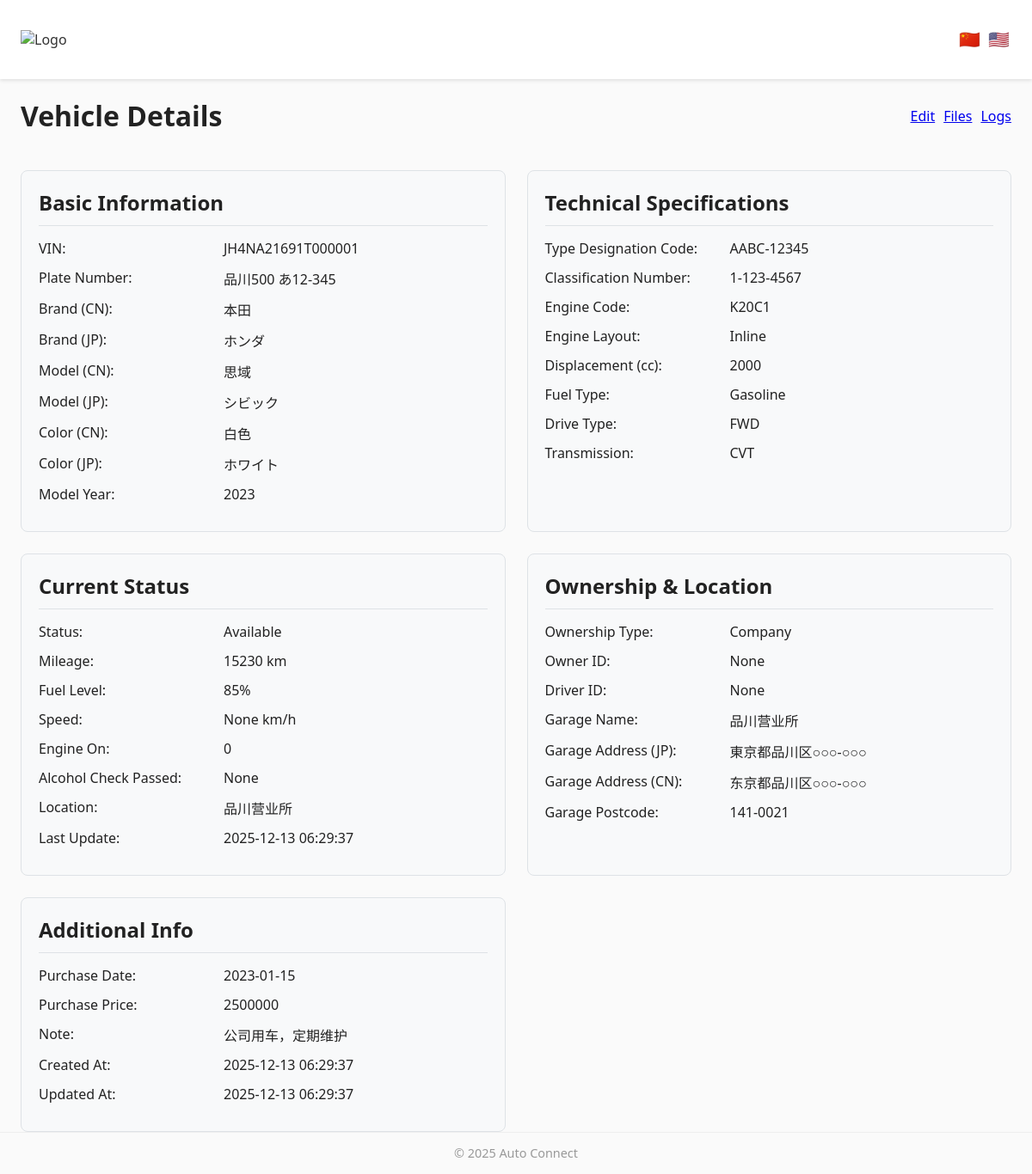
/vehicle/1, run on the app's committed database.
### tables this page shows
CREATE TABLE vehicle (
    id INTEGER PRIMARY KEY AUTOINCREMENT,
    vin TEXT UNIQUE,
    plate_no TEXT UNIQUE,
    brand_cn TEXT,
    brand_jp TEXT,
    model_cn TEXT,
    model_jp TEXT,
    color_cn TEXT,
    color_jp TEXT,
    model_year INTEGER,
    type_designation_code TEXT, -- 型式指定番号
    classification_number TEXT, -- 類別区分番号
    engine_code TEXT,
    engine_layout TEXT,
    displacement_cc INTEGER,
    fuel_type TEXT,
    drive_type TEXT,
    transmission TEXT,
    ownership_type TEXT,
    owner_id INTEGER,
    driver_id INTEGER,
    garage_name TEXT,
    garage_address_jp TEXT,
    garage_address_cn TEXT,
    garage_postcode TEXT,
    garage_lat REAL,
    garage_lng REAL,
    purchase_date DATE,
    purchase_price DECIMAL(10, 2),
    ext_json TEXT, -- 扩展字段
    note TEXT,
    created_at DATETIME DEFAULT CURRENT_TIMESTAMP,
    updated_at DATETIME DEFAULT CURRENT_TIMESTAMP
);

CREATE TABLE vehicle_status (
    id INTEGER PRIMARY KEY AUTOINCREMENT,
    vehicle_id INTEGER NOT NULL,
    status TEXT CHECK(status IN ('available', 'rented', 'maintenance', 'reserved', 'inactive')),
    mileage INTEGER,
    fuel_level INTEGER,
    speed INTEGER,
    engine_on BOOLEAN DEFAULT FALSE,
    alcohol_check_passed BOOLEAN DEFAULT NULL,
    location_lat REAL,
    location_lng REAL,
    location_desc TEXT,
    update_source TEXT CHECK(update_source IN ('manual', 'rental', 'maintenance', 'gps', 'alcohol_check', 'system')),
    update_time DATETIME DEFAULT CURRENT_TIMESTAMP,
    ext_json TEXT,
    FOREIGN KEY (vehicle_id) REFERENCES vehicle(id),
    UNIQUE(vehicle_id)
);

### app.py (the view)
@app.route('/vehicle/<int:vehicle_id>')
def vehicle_detail(vehicle_id):
    conn = get_db_connection()
    vehicle = conn.execute('SELECT * FROM vehicle WHERE id = ?', (vehicle_id,)).fetchone()
    vehicle_status = conn.execute('SELECT * FROM vehicle_status WHERE vehicle_id = ?', (vehicle_id,)).fetchone()
    conn.close()
    if vehicle:
        return render_template('vehicle/detail.html', vehicle=vehicle, vehicle_status=vehicle_status)
    else:
        return "Vehicle not found", 404

### app.py (called while the page is built)
def load_language_file(page_name, lang_code):
    try:
        filepath = f'langs/{page_name}.yaml'
        with open(filepath, 'r', encoding='utf-8') as file:
            lang_data = yaml.safe_load(file)
            return lang_data.get(lang_code, {})
    except FileNotFoundError:
        print(f"Language file not found: {filepath}")
        return {}

def select_locale():
    lang = request.args.get('lang')
    if lang in app.config['LANGUAGES']:
        return lang
    return app.config['BABEL_DEFAULT_LOCALE']

@app.before_request
def before_request():
    g.locale = select_locale()

@app.context_processor
def inject_common_vars():
    current_lang_code = g.locale if hasattr(g, 'locale') else select_locale()
    base_texts = load_language_file('base', current_lang_code)
    return dict(
        common={'menu': base_texts},
        current_lang=current_lang_code,
        lang_texts=lambda page: load_language_file(page, current_lang_code),
        translate_text=translate_text
    )

def get_db_connection():
    conn = sqlite3.connect('vehicle_system.db')
    conn.row_factory = sqlite3.Row  # 使结果可以通过列名访问
    return conn

### templates/vehicle/detail.html (shortened to what this page needs)
{% extends "base.html" %}
{% block content %}
<div class="vehicle-detail">
  <div class="detail-header">
    <h1 class="ac-title-main">Vehicle Details</h1>
    <div class="detail-actions">
      <a href="/vehicle/{{ vehicle.id }}/edit" class="btn btn-primary">Edit</a>
      <a href="/vehicle/{{ vehicle.id }}/files" class="btn btn-secondary">Files</a>
      <a href="/vehicle/{{ vehicle.id }}/logs" class="btn btn-secondary">Logs</a>
    </div>
  </div>
  <div class="detail-grid">
    <div class="info-section">
      <h2 class="ac-title-sub">Basic Information</h2>
      <div class="info-row">
        <label class="ac-field-label">VIN:</label>
        <span class="ac-field-readonly">{{ vehicle.vin }}</span>
      </div>
      <div class="info-row">
        <label class="ac-field-label">Plate Number:</label>
        <span class="ac-field-readonly">{{ vehicle.plate_no }}</span>
      </div>
      <div class="info-row">
        <label class="ac-field-label">Brand (CN):</label>
        <span class="ac-field-readonly">{{ vehicle.brand_cn }}</span>
      </div>
      <div class="info-row">
        <label class="ac-field-label">Brand (JP):</label>
        <span class="ac-field-readonly">{{ vehicle.brand_jp }}</span>
      </div>
      <div class="info-row">
        <label class="ac-field-label">Model (CN):</label>
        <span class="ac-field-readonly">{{ vehicle.model_cn }}</span>
      </div>
      <div class="info-row">
        <label class="ac-field-label">Model (JP):</label>
        <span class="ac-field-readonly">{{ vehicle.model_jp }}</span>
      </div>
      <div class="info-row">
        <label class="ac-field-label">Color (CN):</label>
        <span class="ac-field-readonly">{{ vehicle.color_cn }}</span>
      </div>
      <div class="info-row">
        <label class="ac-field-label">Color (JP):</label>
        <span class="ac-field-readonly">{{ vehicle.color_jp }}</span>
      </div>
      <div class="info-row">
        <label class="ac-field-label">Model Year:</label>
        <span class="ac-field-readonly">{{ vehicle.model_year }}</span>
      </div>
    </div>
    <div class="info-section">
      <h2 class="ac-title-sub">Technical Specifications</h2>
      <div class="info-row">
        <label class="ac-field-label">Type Designation Code:</label>
        <span class="ac-field-readonly">{{ vehicle.type_designation_code }}</span>
      </div>
      <div class="info-row">
        <label class="ac-field-label">Classification Number:</label>
        <span class="ac-field-readonly">{{ vehicle.classification_number }}</span>
      </div>
      <div class="info-row">
        <label class="ac-field-label">Engine Code:</label>
        <span class="ac-field-readonly">{{ vehicle.engine_code }}</span>
      </div>
      <div class="info-row">
        <label class="ac-field-label">Engine Layout:</label>
        <span class="ac-field-readonly">{{ vehicle.engine_layout }}</span>
      </div>
      <div class="info-row">
        <label class="ac-field-label">Displacement (cc):</label>
        <span class="ac-field-readonly">{{ vehicle.displacement_cc }}</span>
      </div>
      <div class="info-row">
        <label class="ac-field-label">Fuel Type:</label>
        <span class="ac-field-readonly">{{ vehicle.fuel_type }}</span>
      </div>
      <div class="info-row">
        <label class="ac-field-label">Drive Type:</label>
        <span class="ac-field-readonly">{{ vehicle.drive_type }}</span>
      </div>
      <div class="info-row">
        <label class="ac-field-label">Transmission:</label>
        <span class="ac-field-readonly">{{ vehicle.transmission }}</span>
      </div>
    </div>
    <div class="info-section">
      <h2 class="ac-title-sub">Current Status</h2>
      <div class="info-row">
        <label class="ac-field-label">Status:</label>
        <span class="ac-field-readonly ac-badge-status status-{{ vehicle_status.status }}">{{ vehicle_status.status|title }}</span>
      </div>
      <div class="info-row">
        <label class="ac-field-label">Mileage:</label>
        <span class="ac-field-readonly">{{ vehicle_status.mileage }} km</span>
      </div>
      <div class="info-row">
        <label class="ac-field-label">Fuel Level:</label>
        <span class="ac-field-readonly">{{ vehicle_status.fuel_level }}%</span>
      </div>
      <div class="info-row">
        <label class="ac-field-label">Speed:</label>
        <span class="ac-field-readonly">{{ vehicle_status.speed }} km/h</span>
      </div>
      <div class="info-row">
        <label class="ac-field-label">Engine On:</label>
        <span class="ac-field-readonly">{{ vehicle_status.engine_on }}</span>
      </div>
      <div class="info-row">
        <label class="ac-field-label">Alcohol Check Passed:</label>
        <span class="ac-field-readonly">{{ vehicle_status.alcohol_check_passed }}</span>
      </div>
      <div class="info-row">
        <label class="ac-field-label">Location:</label>
        <span class="ac-field-readonly">{{ vehicle_status.location_desc }}</span>
      </div>
      <div class="info-row">
        <label class="ac-field-label">Last Update:</label>
        <span class="ac-field-readonly">{{ vehicle_status.update_time }}</span>
      </div>
    </div>
    <div class="info-section">
      <h2 class="ac-title-sub">Ownership & Location</h2>
      <div class="info-row">
        <label class="ac-field-label">Ownership Type:</label>
        <span class="ac-field-readonly">{{ vehicle.ownership_type }}</span>
      </div>
      <div class="info-row">
        <label class="ac-field-label">Owner ID:</label>
        <span class="ac-field-readonly">{{ vehicle.owner_id }}</span>
      </div>
      <div class="info-row">
        <label class="ac-field-label">Driver ID:</label>
        <span class="ac-field-readonly">{{ vehicle.driver_id }}</span>
      </div>
      <div class="info-row">
        <label class="ac-field-label">Garage Name:</label>
        <span class="ac-field-readonly">{{ vehicle.garage_name }}</span>
      </div>
      <div class="info-row">
        <label class="ac-field-label">Garage Address (JP):</label>
        <span class="ac-field-readonly">{{ vehicle.garage_address_jp }}</span>
      </div>
      <div class="info-row">
        <label class="ac-field-label">Garage Address (CN):</label>
        <span class="ac-field-readonly">{{ vehicle.garage_address_cn }}</span>
      </div>
      <div class="info-row">
        <label class="ac-field-label">Garage Postcode:</label>
        <span class="ac-field-readonly">{{ vehicle.garage_postcode }}</span>
      </div>
    </div>
    <div class="info-section">
      <h2 class="ac-title-sub">Additional Info</h2>
      <div class="info-row">
        <label class="ac-field-label">Purchase Date:</label>
        <span class="ac-field-readonly">{{ vehicle.purchase_date }}</span>
      </div>
      <div class="info-row">
        <label class="ac-field-label">Purchase Price:</label>
        <span class="ac-field-readonly">{{ vehicle.purchase_price }}</span>
      </div>
      <div class="info-row">
        <label class="ac-field-label">Note:</label>
        <div class="ac-field-readonly">{{ vehicle.note }}</div>
      </div>
      <div class="info-row">
        <label class="ac-field-label">Created At:</label>
        <span class="ac-field-readonly">{{ vehicle.created_at }}</span>
      </div>
      <div class="info-row">
        <label class="ac-field-label">Updated At:</label>
        <span class="ac-field-readonly">{{ vehicle.updated_at }}</span>
      </div>
    </div>
  </div>
</div>
{% endblock %}

### templates/base.html (shortened to what this page needs)
<!doctype html>
<html lang="{{ g.locale }}">
<head>
  <link rel="stylesheet" href="/static/css/app.css">
</head>
<body>
  {% include "_navbar.html" %}
  <main class="container">
    {% block content %}{% endblock %}
  </main>
  <footer class="container">
    <p>© 2025 Auto Connect</p>
  </footer>
</body>
</html>

### templates/_navbar.html (shortened to what this page needs)
<header>
  <div class="container">
    <nav class="navbar">
      <div class="nav-left">
        <div class="logo">
          <a href="/"><img src="/static/img/logo.png" alt="Logo" /></a>
        </div>
      </div>
      <div class="nav-right">
        <div class="lang-selector">
          <button type="button"
                  class="lang-btn"
                  onclick="toggleLang('zh')"
                  title="中文">
            🇨🇳
          </button>
          <button type="button"
                  class="lang-btn"
                  onclick="toggleLang('en')"
                  title="English">
            🇺🇸
          </button>
        </div>
      </div>
    </nav>
  </div>
</header>

### static/css/app.css (style rules this page uses)
body { font-family: 'Noto Sans JP', system-ui, sans-serif; margin: 0; background: #fafafa; color: #222; }
.container { max-width: 1200px; margin: 0 auto; padding: 0 24px; }
header { position: sticky; top: 0; background: #fff; box-shadow: 0 2px 4px rgba(0,0,0,0.1); z-index: 100; }
nav { display: flex; align-items: center; justify-content: space-between; height: 72px; }
.nav-left { display: flex; align-items: center; gap: 12px; }
.nav-left a { text-decoration: none; color: #222; font-weight: 500; }
.nav-left .logo img { height: 45px; }
.nav-right { display: flex; align-items: center; gap: 16px; }
footer { text-align: center; padding: 24px 0; font-size: 0.9rem; color: #999; margin-top: 40px; border-top: 1px solid #eee; }

### templates/vehicle/detail.html (style rules this page uses)
.detail-header { display: flex; justify-content: space-between; align-items: center; margin-bottom: 20px; flex-wrap: wrap; gap: 15px; }
.detail-actions { display: flex; gap: 10px; }
.detail-grid { display: grid; grid-template-columns: repeat(auto-fit, minmax(400px, 1fr)); gap: 25px; }
.info-section { background: #f8f9fa; border: 1px solid #dee2e6; border-radius: 8px; padding: 20px; }
.info-section h2 { margin-top: 0; margin-bottom: 15px; padding-bottom: 10px; border-bottom: 1px solid #dee2e6; }
.info-row { display: flex; margin-bottom: 12px; flex-wrap: wrap; }
.info-row label { min-width: 200px; margin-right: 15px; flex-shrink: 0; }
.ac-field-readonly { word-break: break-word; flex-grow: 1; }

### templates/_navbar.html (style rules this page uses)
.navbar { display: flex; justify-content: space-between; align-items: center; padding: 10px 0; }
.nav-left, .nav-right { display: flex; align-items: center; gap: 20px; }
.nav-left .logo img { height: 36px; margin-right: 10px; }
.navbar a { text-decoration: none; color: #333; font-weight: 500; transition: color 0.2s ease; }
.lang-selector { display: flex; gap: 5px; }
.lang-btn { border: none; background: transparent; font-size: 20px; cursor: pointer; line-height: 1; transition: transform 0.2s ease; padding: 2px; }

### data on the page
vehicle: vin "JH4NA21691T000001", plate_no "品川500 あ12-345", brand_cn "本田", brand_jp "ホンダ", model_cn "思域", model_jp "シビック", color_cn "白色", color_jp "ホワイト", model_year "2023", type_designation_code "AABC-12345", classification_number "1-123-4567", engine_code "K20C1", engine_layout "Inline", displacement_cc "2000", fuel_type "Gasoline", drive_type "FWD", transmission "CVT", ownership_type "Company", garage_name "品川营业所", garage_address_jp "東京都品川区○○○-○○○", garage_address_cn "东京都品川区○○○-○○○", garage_postcode "141-0021", purchase_date "2023-01-15", purchase_price "2500000", note "公司用车，定期维护", created_at "2025-12-13 06:29:37", updated_at "2025-12-13 06:29:37"
vehicle_status: status "Available", mileage "15230", fuel_level "85", engine_on "0", location_desc "品川营业所", update_time "2025-12-13 06:29:37"

### other printed values
{{ vehicle_status.speed }} "None"
{{ vehicle_status.alcohol_check_passed }} "None"
{{ vehicle.owner_id }} "None"
{{ vehicle.driver_id }} "None"
